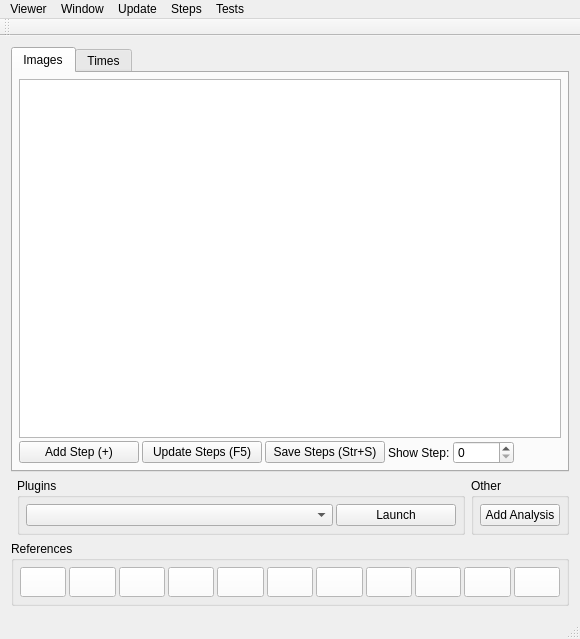
<?xml version="1.0" encoding="UTF-8"?>
<ui version="4.0">
 <class>D_MainWindow</class>
 <widget class="QMainWindow" name="D_MainWindow">
  <property name="geometry">
   <rect>
    <x>0</x>
    <y>0</y>
    <width>580</width>
    <height>639</height>
   </rect>
  </property>
  <property name="windowTitle">
   <string>D_MainWindow</string>
  </property>
  <property name="styleSheet">
   <string notr="true"/>
  </property>
  <property name="dockNestingEnabled">
   <bool>false</bool>
  </property>
  <property name="dockOptions">
   <set>QMainWindow::AllowTabbedDocks|QMainWindow::AnimatedDocks</set>
  </property>
  <widget class="QWidget" name="centralWidget">
   <layout class="QGridLayout" name="gridLayout">
    <item row="2" column="1">
     <widget class="QGroupBox" name="groupBox_Plugins">
      <property name="sizePolicy">
       <sizepolicy hsizetype="Preferred" vsizetype="Preferred">
        <horstretch>3</horstretch>
        <verstretch>0</verstretch>
       </sizepolicy>
      </property>
      <property name="title">
       <string>Plugins</string>
      </property>
      <layout class="QGridLayout" name="gridLayout_7">
       <property name="leftMargin">
        <number>6</number>
       </property>
       <property name="topMargin">
        <number>6</number>
       </property>
       <property name="rightMargin">
        <number>6</number>
       </property>
       <property name="bottomMargin">
        <number>6</number>
       </property>
       <property name="spacing">
        <number>3</number>
       </property>
       <item row="0" column="1">
        <widget class="QComboBox" name="comboBox_PluginList">
         <property name="sizePolicy">
          <sizepolicy hsizetype="Preferred" vsizetype="Fixed">
           <horstretch>0</horstretch>
           <verstretch>0</verstretch>
          </sizepolicy>
         </property>
        </widget>
       </item>
       <item row="0" column="2">
        <widget class="QPushButton" name="pushButton_PluginLaunch">
         <property name="sizePolicy">
          <sizepolicy hsizetype="Maximum" vsizetype="Fixed">
           <horstretch>120</horstretch>
           <verstretch>0</verstretch>
          </sizepolicy>
         </property>
         <property name="minimumSize">
          <size>
           <width>120</width>
           <height>0</height>
          </size>
         </property>
         <property name="text">
          <string>Launch</string>
         </property>
        </widget>
       </item>
      </layout>
     </widget>
    </item>
    <item row="2" column="2">
     <widget class="QGroupBox" name="groupBox_Analysis">
      <property name="sizePolicy">
       <sizepolicy hsizetype="Maximum" vsizetype="Preferred">
        <horstretch>1</horstretch>
        <verstretch>0</verstretch>
       </sizepolicy>
      </property>
      <property name="minimumSize">
       <size>
        <width>0</width>
        <height>0</height>
       </size>
      </property>
      <property name="title">
       <string>Other</string>
      </property>
      <layout class="QGridLayout" name="gridLayout_5">
       <property name="leftMargin">
        <number>6</number>
       </property>
       <property name="topMargin">
        <number>6</number>
       </property>
       <property name="rightMargin">
        <number>6</number>
       </property>
       <property name="bottomMargin">
        <number>6</number>
       </property>
       <property name="spacing">
        <number>3</number>
       </property>
       <item row="0" column="0">
        <widget class="QPushButton" name="pushButton_Analysis_Add">
         <property name="sizePolicy">
          <sizepolicy hsizetype="Preferred" vsizetype="Fixed">
           <horstretch>0</horstretch>
           <verstretch>0</verstretch>
          </sizepolicy>
         </property>
         <property name="minimumSize">
          <size>
           <width>0</width>
           <height>0</height>
          </size>
         </property>
         <property name="maximumSize">
          <size>
           <width>120</width>
           <height>16777215</height>
          </size>
         </property>
         <property name="text">
          <string>Add Analysis</string>
         </property>
        </widget>
       </item>
      </layout>
     </widget>
    </item>
    <item row="3" column="0" colspan="3">
     <widget class="QGroupBox" name="groupBox_References">
      <property name="title">
       <string>References</string>
      </property>
      <layout class="QGridLayout" name="gridLayout_6">
       <property name="leftMargin">
        <number>6</number>
       </property>
       <property name="topMargin">
        <number>6</number>
       </property>
       <property name="rightMargin">
        <number>6</number>
       </property>
       <property name="bottomMargin">
        <number>6</number>
       </property>
       <property name="spacing">
        <number>3</number>
       </property>
       <item row="0" column="8">
        <widget class="QPushButton" name="pushButton_Ref_OBV">
         <property name="sizePolicy">
          <sizepolicy hsizetype="Preferred" vsizetype="Fixed">
           <horstretch>1</horstretch>
           <verstretch>0</verstretch>
          </sizepolicy>
         </property>
         <property name="minimumSize">
          <size>
           <width>30</width>
           <height>30</height>
          </size>
         </property>
         <property name="maximumSize">
          <size>
           <width>16777215</width>
           <height>30</height>
          </size>
         </property>
         <property name="toolTip">
          <string>&lt;html&gt;&lt;head/&gt;&lt;body&gt;&lt;p&gt;University of applied sciences Darmstadt&lt;br/&gt;Machine vision and photonics&lt;/p&gt;&lt;/body&gt;&lt;/html&gt;</string>
         </property>
         <property name="styleSheet">
          <string notr="true">background-color : white;</string>
         </property>
         <property name="text">
          <string/>
         </property>
        </widget>
       </item>
       <item row="0" column="0">
        <widget class="QPushButton" name="pushButton_Ref_Docs">
         <property name="sizePolicy">
          <sizepolicy hsizetype="Preferred" vsizetype="Fixed">
           <horstretch>1</horstretch>
           <verstretch>0</verstretch>
          </sizepolicy>
         </property>
         <property name="minimumSize">
          <size>
           <width>30</width>
           <height>30</height>
          </size>
         </property>
         <property name="maximumSize">
          <size>
           <width>16777215</width>
           <height>30</height>
          </size>
         </property>
         <property name="styleSheet">
          <string notr="true">background-color : white;</string>
         </property>
         <property name="text">
          <string/>
         </property>
        </widget>
       </item>
       <item row="0" column="9">
        <widget class="QPushButton" name="pushButton_Ref_OpenCV">
         <property name="sizePolicy">
          <sizepolicy hsizetype="Preferred" vsizetype="Fixed">
           <horstretch>1</horstretch>
           <verstretch>0</verstretch>
          </sizepolicy>
         </property>
         <property name="minimumSize">
          <size>
           <width>30</width>
           <height>30</height>
          </size>
         </property>
         <property name="maximumSize">
          <size>
           <width>16777215</width>
           <height>30</height>
          </size>
         </property>
         <property name="toolTip">
          <string>&lt;html&gt;&lt;head/&gt;&lt;body&gt;&lt;p&gt;OpenCV&lt;/p&gt;&lt;/body&gt;&lt;/html&gt;</string>
         </property>
         <property name="styleSheet">
          <string notr="true">background-color : white;</string>
         </property>
         <property name="text">
          <string/>
         </property>
        </widget>
       </item>
       <item row="0" column="10">
        <widget class="QPushButton" name="pushButton_Ref_Qt">
         <property name="sizePolicy">
          <sizepolicy hsizetype="Preferred" vsizetype="Fixed">
           <horstretch>1</horstretch>
           <verstretch>0</verstretch>
          </sizepolicy>
         </property>
         <property name="minimumSize">
          <size>
           <width>30</width>
           <height>30</height>
          </size>
         </property>
         <property name="maximumSize">
          <size>
           <width>16777215</width>
           <height>30</height>
          </size>
         </property>
         <property name="toolTip">
          <string>&lt;html&gt;&lt;head/&gt;&lt;body&gt;&lt;p&gt;Qt-Creator&lt;/p&gt;&lt;/body&gt;&lt;/html&gt;</string>
         </property>
         <property name="styleSheet">
          <string notr="true">background-color : white;</string>
         </property>
         <property name="text">
          <string/>
         </property>
        </widget>
       </item>
       <item row="0" column="6">
        <widget class="QPushButton" name="pushButton_Ref_Biophysics">
         <property name="sizePolicy">
          <sizepolicy hsizetype="Preferred" vsizetype="Fixed">
           <horstretch>1</horstretch>
           <verstretch>0</verstretch>
          </sizepolicy>
         </property>
         <property name="minimumSize">
          <size>
           <width>30</width>
           <height>30</height>
          </size>
         </property>
         <property name="maximumSize">
          <size>
           <width>16777215</width>
           <height>30</height>
          </size>
         </property>
         <property name="toolTip">
          <string>&lt;html&gt;&lt;head/&gt;&lt;body&gt;&lt;p&gt;GSI Helmholzfacility for heavy ion reserach&lt;br/&gt;Biophysics&lt;/p&gt;&lt;/body&gt;&lt;/html&gt;</string>
         </property>
         <property name="styleSheet">
          <string notr="true">background-color : white;</string>
         </property>
         <property name="text">
          <string/>
         </property>
        </widget>
       </item>
       <item row="0" column="3">
        <widget class="QPushButton" name="pushButton_Ref_Citation">
         <property name="sizePolicy">
          <sizepolicy hsizetype="Preferred" vsizetype="Fixed">
           <horstretch>1</horstretch>
           <verstretch>0</verstretch>
          </sizepolicy>
         </property>
         <property name="minimumSize">
          <size>
           <width>30</width>
           <height>30</height>
          </size>
         </property>
         <property name="maximumSize">
          <size>
           <width>16777215</width>
           <height>30</height>
          </size>
         </property>
         <property name="toolTip">
          <string>&lt;html&gt;&lt;head/&gt;&lt;body&gt;&lt;p&gt;Citation&lt;/p&gt;&lt;/body&gt;&lt;/html&gt;</string>
         </property>
         <property name="styleSheet">
          <string notr="true">background-color : white;</string>
         </property>
         <property name="text">
          <string/>
         </property>
        </widget>
       </item>
       <item row="0" column="4">
        <widget class="QPushButton" name="pushButton_Ref_Contact">
         <property name="sizePolicy">
          <sizepolicy hsizetype="Preferred" vsizetype="Fixed">
           <horstretch>1</horstretch>
           <verstretch>0</verstretch>
          </sizepolicy>
         </property>
         <property name="minimumSize">
          <size>
           <width>30</width>
           <height>30</height>
          </size>
         </property>
         <property name="maximumSize">
          <size>
           <width>16777215</width>
           <height>30</height>
          </size>
         </property>
         <property name="toolTip">
          <string>&lt;html&gt;&lt;head/&gt;&lt;body&gt;&lt;p&gt;Contact developer&lt;/p&gt;&lt;/body&gt;&lt;/html&gt;</string>
         </property>
         <property name="styleSheet">
          <string notr="true">background-color : white;</string>
         </property>
         <property name="text">
          <string/>
         </property>
        </widget>
       </item>
       <item row="0" column="2">
        <widget class="QPushButton" name="pushButton_Ref_Licence">
         <property name="sizePolicy">
          <sizepolicy hsizetype="Preferred" vsizetype="Fixed">
           <horstretch>1</horstretch>
           <verstretch>0</verstretch>
          </sizepolicy>
         </property>
         <property name="minimumSize">
          <size>
           <width>30</width>
           <height>30</height>
          </size>
         </property>
         <property name="maximumSize">
          <size>
           <width>16777215</width>
           <height>30</height>
          </size>
         </property>
         <property name="toolTip">
          <string>&lt;html&gt;&lt;head/&gt;&lt;body&gt;&lt;p&gt;Licence&lt;/p&gt;&lt;/body&gt;&lt;/html&gt;</string>
         </property>
         <property name="styleSheet">
          <string notr="true">background-color : white;</string>
         </property>
         <property name="text">
          <string/>
         </property>
        </widget>
       </item>
       <item row="0" column="5">
        <widget class="QPushButton" name="pushButton_Ref_GSI">
         <property name="sizePolicy">
          <sizepolicy hsizetype="Preferred" vsizetype="Fixed">
           <horstretch>1</horstretch>
           <verstretch>0</verstretch>
          </sizepolicy>
         </property>
         <property name="minimumSize">
          <size>
           <width>30</width>
           <height>30</height>
          </size>
         </property>
         <property name="maximumSize">
          <size>
           <width>16777215</width>
           <height>30</height>
          </size>
         </property>
         <property name="toolTip">
          <string>&lt;html&gt;&lt;head/&gt;&lt;body&gt;&lt;p&gt;GSI Helmholzfacility for heavy ion reserach&lt;/p&gt;&lt;/body&gt;&lt;/html&gt;</string>
         </property>
         <property name="styleSheet">
          <string notr="true">background-color : white;</string>
         </property>
         <property name="text">
          <string/>
         </property>
        </widget>
       </item>
       <item row="0" column="7">
        <widget class="QPushButton" name="pushButton_Ref_hda">
         <property name="sizePolicy">
          <sizepolicy hsizetype="Preferred" vsizetype="Fixed">
           <horstretch>1</horstretch>
           <verstretch>0</verstretch>
          </sizepolicy>
         </property>
         <property name="minimumSize">
          <size>
           <width>30</width>
           <height>30</height>
          </size>
         </property>
         <property name="maximumSize">
          <size>
           <width>16777215</width>
           <height>30</height>
          </size>
         </property>
         <property name="toolTip">
          <string>&lt;html&gt;&lt;head/&gt;&lt;body&gt;&lt;p&gt;University of applied sciences Darmstadt&lt;/p&gt;&lt;/body&gt;&lt;/html&gt;</string>
         </property>
         <property name="styleSheet">
          <string notr="true">background-color : white;</string>
         </property>
         <property name="text">
          <string/>
         </property>
        </widget>
       </item>
       <item row="0" column="1">
        <widget class="QPushButton" name="pushButton_Ref_Github">
         <property name="sizePolicy">
          <sizepolicy hsizetype="Preferred" vsizetype="Fixed">
           <horstretch>1</horstretch>
           <verstretch>0</verstretch>
          </sizepolicy>
         </property>
         <property name="minimumSize">
          <size>
           <width>30</width>
           <height>30</height>
          </size>
         </property>
         <property name="maximumSize">
          <size>
           <width>16777215</width>
           <height>30</height>
          </size>
         </property>
         <property name="styleSheet">
          <string notr="true">background-color : white;</string>
         </property>
         <property name="text">
          <string/>
         </property>
        </widget>
       </item>
      </layout>
     </widget>
    </item>
    <item row="0" column="0" colspan="3">
     <widget class="QTabWidget" name="tabWidget_Overview">
      <property name="tabShape">
       <enum>QTabWidget::Rounded</enum>
      </property>
      <property name="currentIndex">
       <number>0</number>
      </property>
      <widget class="QWidget" name="Images">
       <attribute name="title">
        <string>Images</string>
       </attribute>
       <layout class="QGridLayout" name="gridLayout_2">
        <property name="leftMargin">
         <number>6</number>
        </property>
        <property name="topMargin">
         <number>6</number>
        </property>
        <property name="rightMargin">
         <number>6</number>
        </property>
        <property name="bottomMargin">
         <number>6</number>
        </property>
        <property name="spacing">
         <number>3</number>
        </property>
        <item row="1" column="0">
         <widget class="QPushButton" name="pushButton_Step_Add">
          <property name="sizePolicy">
           <sizepolicy hsizetype="Minimum" vsizetype="Fixed">
            <horstretch>2</horstretch>
            <verstretch>0</verstretch>
           </sizepolicy>
          </property>
          <property name="minimumSize">
           <size>
            <width>120</width>
            <height>0</height>
           </size>
          </property>
          <property name="maximumSize">
           <size>
            <width>120</width>
            <height>16777215</height>
           </size>
          </property>
          <property name="text">
           <string>Add Step (+)</string>
          </property>
          <property name="shortcut">
           <string>+</string>
          </property>
         </widget>
        </item>
        <item row="1" column="3">
         <widget class="QLabel" name="label_Viewer">
          <property name="sizePolicy">
           <sizepolicy hsizetype="Maximum" vsizetype="Preferred">
            <horstretch>1</horstretch>
            <verstretch>0</verstretch>
           </sizepolicy>
          </property>
          <property name="text">
           <string>Show Step:</string>
          </property>
         </widget>
        </item>
        <item row="1" column="4">
         <widget class="QSpinBox" name="spinBox_Viewer_Image_Number">
          <property name="sizePolicy">
           <sizepolicy hsizetype="Maximum" vsizetype="Fixed">
            <horstretch>1</horstretch>
            <verstretch>0</verstretch>
           </sizepolicy>
          </property>
          <property name="maximum">
           <number>10000</number>
          </property>
         </widget>
        </item>
        <item row="1" column="2">
         <widget class="QPushButton" name="pushButton_Steps_Save">
          <property name="sizePolicy">
           <sizepolicy hsizetype="Minimum" vsizetype="Fixed">
            <horstretch>2</horstretch>
            <verstretch>0</verstretch>
           </sizepolicy>
          </property>
          <property name="minimumSize">
           <size>
            <width>120</width>
            <height>0</height>
           </size>
          </property>
          <property name="maximumSize">
           <size>
            <width>120</width>
            <height>16777215</height>
           </size>
          </property>
          <property name="text">
           <string>Save Steps (Str+S)</string>
          </property>
          <property name="shortcut">
           <string>Ctrl+S</string>
          </property>
         </widget>
        </item>
        <item row="1" column="1">
         <widget class="QPushButton" name="pushButton_Steps_Update">
          <property name="enabled">
           <bool>true</bool>
          </property>
          <property name="sizePolicy">
           <sizepolicy hsizetype="Minimum" vsizetype="Fixed">
            <horstretch>2</horstretch>
            <verstretch>0</verstretch>
           </sizepolicy>
          </property>
          <property name="minimumSize">
           <size>
            <width>120</width>
            <height>0</height>
           </size>
          </property>
          <property name="maximumSize">
           <size>
            <width>120</width>
            <height>16777215</height>
           </size>
          </property>
          <property name="text">
           <string>Update Steps (F5)</string>
          </property>
         </widget>
        </item>
        <item row="1" column="5">
         <spacer name="horizontalSpacer">
          <property name="orientation">
           <enum>Qt::Horizontal</enum>
          </property>
          <property name="sizeHint" stdset="0">
           <size>
            <width>40</width>
            <height>20</height>
           </size>
          </property>
         </spacer>
        </item>
        <item row="0" column="0" colspan="6">
         <widget class="QGraphicsView" name="graphicsView_Viewer">
          <property name="toolTip">
           <string>&lt;html&gt;&lt;head/&gt;&lt;body&gt;&lt;p&gt;Initialization image by Bahar Djouiai, GSI Darmstadt&lt;/p&gt;&lt;/body&gt;&lt;/html&gt;</string>
          </property>
         </widget>
        </item>
       </layout>
      </widget>
      <widget class="QWidget" name="Times">
       <attribute name="title">
        <string>Times</string>
       </attribute>
       <layout class="QGridLayout" name="gridLayout_4">
        <property name="leftMargin">
         <number>6</number>
        </property>
        <property name="topMargin">
         <number>6</number>
        </property>
        <property name="rightMargin">
         <number>6</number>
        </property>
        <property name="bottomMargin">
         <number>6</number>
        </property>
        <property name="spacing">
         <number>3</number>
        </property>
        <item row="1" column="0" colspan="7">
         <layout class="QGridLayout" name="gridLayout_Times"/>
        </item>
        <item row="0" column="2">
         <widget class="QCheckBox" name="checkBox_Times_Processing">
          <property name="enabled">
           <bool>true</bool>
          </property>
          <property name="text">
           <string>Processing</string>
          </property>
          <property name="checked">
           <bool>true</bool>
          </property>
         </widget>
        </item>
        <item row="0" column="0">
         <widget class="QPushButton" name="pushButton_Update_Times">
          <property name="enabled">
           <bool>true</bool>
          </property>
          <property name="minimumSize">
           <size>
            <width>130</width>
            <height>0</height>
           </size>
          </property>
          <property name="text">
           <string>Update Times (F7)</string>
          </property>
         </widget>
        </item>
        <item row="0" column="3">
         <widget class="QCheckBox" name="checkBox_Times_Conversion">
          <property name="enabled">
           <bool>true</bool>
          </property>
          <property name="text">
           <string>Conversion</string>
          </property>
          <property name="checked">
           <bool>true</bool>
          </property>
         </widget>
        </item>
        <item row="0" column="1">
         <widget class="Line" name="line_Times">
          <property name="orientation">
           <enum>Qt::Vertical</enum>
          </property>
         </widget>
        </item>
        <item row="0" column="4">
         <widget class="QCheckBox" name="checkBox_Times_Show">
          <property name="enabled">
           <bool>true</bool>
          </property>
          <property name="text">
           <string>Show</string>
          </property>
          <property name="checked">
           <bool>true</bool>
          </property>
         </widget>
        </item>
        <item row="0" column="6">
         <spacer name="horizontalSpacer_Times">
          <property name="orientation">
           <enum>Qt::Horizontal</enum>
          </property>
          <property name="sizeHint" stdset="0">
           <size>
            <width>40</width>
            <height>20</height>
           </size>
          </property>
         </spacer>
        </item>
        <item row="0" column="5">
         <widget class="QCheckBox" name="checkBox_Times_Hist">
          <property name="enabled">
           <bool>true</bool>
          </property>
          <property name="text">
           <string>Histogram</string>
          </property>
         </widget>
        </item>
        <item row="2" column="0" colspan="7">
         <widget class="QLabel" name="label_Times_Total">
          <property name="sizePolicy">
           <sizepolicy hsizetype="Preferred" vsizetype="Maximum">
            <horstretch>0</horstretch>
            <verstretch>0</verstretch>
           </sizepolicy>
          </property>
          <property name="text">
           <string>Total of displayed times: Xms</string>
          </property>
         </widget>
        </item>
       </layout>
      </widget>
     </widget>
    </item>
   </layout>
  </widget>
  <widget class="QMenuBar" name="menuBar">
   <property name="geometry">
    <rect>
     <x>0</x>
     <y>0</y>
     <width>580</width>
     <height>21</height>
    </rect>
   </property>
   <widget class="QMenu" name="menuViewer">
    <property name="title">
     <string>Viewer</string>
    </property>
    <addaction name="action_Smooth_Transformation"/>
    <addaction name="action_Keep_Aspect_Ratio"/>
   </widget>
   <widget class="QMenu" name="menuWindow">
    <property name="title">
     <string>Window</string>
    </property>
    <addaction name="action_Show_Minimize"/>
    <addaction name="action_Show_Normal"/>
    <addaction name="action_Show_Maximize"/>
    <addaction name="action_Show_Fullscreen"/>
   </widget>
   <widget class="QMenu" name="menuUpdate">
    <property name="title">
     <string>Update</string>
    </property>
    <addaction name="action_Update_All_Steps"/>
    <addaction name="action_Update_Times"/>
    <addaction name="separator"/>
    <addaction name="action_Autoupdate_Times_on_Steps"/>
    <addaction name="action_Autoupdate_Times_on_TimesSettings"/>
   </widget>
   <widget class="QMenu" name="menuSteps">
    <property name="title">
     <string>Steps</string>
    </property>
    <addaction name="action_Set_Step_Pos"/>
    <addaction name="action_Steps_Normal_Size"/>
    <addaction name="separator"/>
    <addaction name="action_StepDefault_Autoupdate_Steps_on_Settings_changed"/>
    <addaction name="action_StepDefault_Skip_when_all_Steps_are_updated"/>
    <addaction name="action_StepDefault_Connect_Plane_Position"/>
    <addaction name="action_StepDefault_Connect_Steps_Zoom"/>
    <addaction name="action_StepDefault_Viewer_Smooth_Transformation"/>
    <addaction name="action_StepDefault_Viewer_Keep_Aspect_Ratio"/>
   </widget>
   <widget class="QMenu" name="menuTests">
    <property name="title">
     <string>Tests</string>
    </property>
    <addaction name="action_Test_Statistic_Function"/>
    <addaction name="action_Test_Quatile_Access"/>
    <addaction name="action_Test_D_VisDat"/>
    <addaction name="separator"/>
    <addaction name="action_Stat_Tester"/>
    <addaction name="actionTest_ND_Mat_load_and_display"/>
    <addaction name="separator"/>
    <addaction name="action_Test_1D_EDT"/>
    <addaction name="actionTest_DPF_Writer"/>
    <addaction name="separator"/>
    <addaction name="actionTest_Running_Median"/>
    <addaction name="actionTest_Maximum_Gil"/>
    <addaction name="separator"/>
    <addaction name="actionTest_nD_for_loop"/>
   </widget>
   <addaction name="menuViewer"/>
   <addaction name="menuWindow"/>
   <addaction name="menuUpdate"/>
   <addaction name="menuSteps"/>
   <addaction name="menuTests"/>
  </widget>
  <widget class="QToolBar" name="mainToolBar">
   <attribute name="toolBarArea">
    <enum>TopToolBarArea</enum>
   </attribute>
   <attribute name="toolBarBreak">
    <bool>false</bool>
   </attribute>
  </widget>
  <widget class="QStatusBar" name="statusBar"/>
  <action name="action_Smooth_Transformation">
   <property name="checkable">
    <bool>true</bool>
   </property>
   <property name="checked">
    <bool>true</bool>
   </property>
   <property name="text">
    <string>Smooth Transformation</string>
   </property>
  </action>
  <action name="action_Keep_Aspect_Ratio">
   <property name="checkable">
    <bool>true</bool>
   </property>
   <property name="checked">
    <bool>true</bool>
   </property>
   <property name="text">
    <string>Keep Aspect Ratio</string>
   </property>
  </action>
  <action name="action_Show_Minimize">
   <property name="text">
    <string>Minimize</string>
   </property>
   <property name="shortcut">
    <string>F9</string>
   </property>
  </action>
  <action name="action_Show_Normal">
   <property name="text">
    <string>Normal</string>
   </property>
   <property name="shortcut">
    <string>F10</string>
   </property>
  </action>
  <action name="action_Show_Maximize">
   <property name="text">
    <string>Maximize</string>
   </property>
   <property name="shortcut">
    <string>F11</string>
   </property>
  </action>
  <action name="action_Show_Fullscreen">
   <property name="text">
    <string>Fullscreen</string>
   </property>
   <property name="shortcut">
    <string>F12</string>
   </property>
  </action>
  <action name="action_Update_All_Steps">
   <property name="text">
    <string>Update All Steps</string>
   </property>
   <property name="shortcut">
    <string>F5</string>
   </property>
  </action>
  <action name="action_Update_Times">
   <property name="text">
    <string>Update Times</string>
   </property>
   <property name="shortcut">
    <string>F7</string>
   </property>
  </action>
  <action name="action_Autoupdate_Times_on_Steps">
   <property name="checkable">
    <bool>true</bool>
   </property>
   <property name="text">
    <string>Autoupdate Times on update all steps</string>
   </property>
  </action>
  <action name="action_Autoupdate_Times_on_TimesSettings">
   <property name="checkable">
    <bool>true</bool>
   </property>
   <property name="checked">
    <bool>true</bool>
   </property>
   <property name="text">
    <string>Autoupdate Times on Times settings changed</string>
   </property>
  </action>
  <action name="action_Set_Step_Pos">
   <property name="text">
    <string>Set Position</string>
   </property>
  </action>
  <action name="action_Test_Statistic_Function">
   <property name="text">
    <string>Test Statistic Function</string>
   </property>
  </action>
  <action name="action_Test_Quatile_Access">
   <property name="text">
    <string>Test Quatile Access</string>
   </property>
   <property name="toolTip">
    <string>Test Quatile Access</string>
   </property>
  </action>
  <action name="action_Stat_Tester">
   <property name="text">
    <string>Open Stat-Tester Window</string>
   </property>
  </action>
  <action name="action_Steps_Normal_Size">
   <property name="text">
    <string>Normal Size</string>
   </property>
  </action>
  <action name="action_Test_D_VisDat">
   <property name="text">
    <string>Test D_VisDat</string>
   </property>
  </action>
  <action name="actionTest_ND_Mat_load_and_display">
   <property name="text">
    <string>Test_ ND_Mat load and display</string>
   </property>
  </action>
  <action name="action_Test_1D_EDT">
   <property name="text">
    <string>Test 1D EDT</string>
   </property>
  </action>
  <action name="action_StepDefault_Autoupdate_Steps_on_Settings_changed">
   <property name="checkable">
    <bool>true</bool>
   </property>
   <property name="checked">
    <bool>true</bool>
   </property>
   <property name="text">
    <string>Autoupdate Settings changed</string>
   </property>
  </action>
  <action name="action_StepDefault_Viewer_Smooth_Transformation">
   <property name="checkable">
    <bool>true</bool>
   </property>
   <property name="checked">
    <bool>true</bool>
   </property>
   <property name="text">
    <string>Viewer Smooth Transformation</string>
   </property>
  </action>
  <action name="action_StepDefault_Viewer_Keep_Aspect_Ratio">
   <property name="checkable">
    <bool>true</bool>
   </property>
   <property name="checked">
    <bool>true</bool>
   </property>
   <property name="text">
    <string>Viewer Keep Aspect Ratio</string>
   </property>
  </action>
  <action name="action_StepDefault_Skip_when_all_Steps_are_updated">
   <property name="checkable">
    <bool>true</bool>
   </property>
   <property name="text">
    <string>Skip when all Steps are updated</string>
   </property>
  </action>
  <action name="action_StepDefault_Connect_Plane_Position">
   <property name="checkable">
    <bool>true</bool>
   </property>
   <property name="checked">
    <bool>true</bool>
   </property>
   <property name="text">
    <string>Connect Plane Position</string>
   </property>
  </action>
  <action name="action_StepDefault_Connect_Steps_Zoom">
   <property name="checkable">
    <bool>true</bool>
   </property>
   <property name="checked">
    <bool>true</bool>
   </property>
   <property name="text">
    <string>Connect Steps Zoom</string>
   </property>
  </action>
  <action name="actionTest_DPF_Writer">
   <property name="text">
    <string>Test DPF Writer</string>
   </property>
  </action>
  <action name="actionTest_Running_Median">
   <property name="text">
    <string>Test Running Median</string>
   </property>
  </action>
  <action name="actionTest_Maximum_Gil">
   <property name="text">
    <string>Test Maximum Gil</string>
   </property>
  </action>
  <action name="actionTest_nD_for_loop">
   <property name="text">
    <string>Test nD for loop</string>
   </property>
  </action>
 </widget>
 <layoutdefault spacing="6" margin="11"/>
 <resources/>
 <connections>
  <connection>
   <sender>action_Show_Fullscreen</sender>
   <signal>triggered()</signal>
   <receiver>D_MainWindow</receiver>
   <slot>showFullScreen()</slot>
   <hints>
    <hint type="sourcelabel">
     <x>-1</x>
     <y>-1</y>
    </hint>
    <hint type="destinationlabel">
     <x>317</x>
     <y>309</y>
    </hint>
   </hints>
  </connection>
  <connection>
   <sender>action_Show_Maximize</sender>
   <signal>triggered()</signal>
   <receiver>D_MainWindow</receiver>
   <slot>showMaximized()</slot>
   <hints>
    <hint type="sourcelabel">
     <x>-1</x>
     <y>-1</y>
    </hint>
    <hint type="destinationlabel">
     <x>317</x>
     <y>309</y>
    </hint>
   </hints>
  </connection>
  <connection>
   <sender>action_Show_Minimize</sender>
   <signal>triggered()</signal>
   <receiver>D_MainWindow</receiver>
   <slot>showMinimized()</slot>
   <hints>
    <hint type="sourcelabel">
     <x>-1</x>
     <y>-1</y>
    </hint>
    <hint type="destinationlabel">
     <x>317</x>
     <y>309</y>
    </hint>
   </hints>
  </connection>
  <connection>
   <sender>action_Show_Normal</sender>
   <signal>triggered()</signal>
   <receiver>D_MainWindow</receiver>
   <slot>showNormal()</slot>
   <hints>
    <hint type="sourcelabel">
     <x>-1</x>
     <y>-1</y>
    </hint>
    <hint type="destinationlabel">
     <x>317</x>
     <y>309</y>
    </hint>
   </hints>
  </connection>
 </connections>
</ui>
